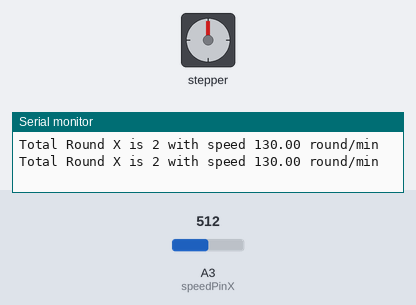
Simulated run of this sketch. Board: Arduino Uno, built with avr-gcc and run on an emulated ATmega328P. Parts: stepper motor, the last lines printed to the serial monitor. Wiring (inferred from the names in the program): stepper motor driver (200 steps per turn assumed): step pin 2; direction pin 5; enable pin 8. The test bench sets the inputs (shaded band); at power-on: A3 (speedPinX) = 512.

Above: at 3.7 s.
3.8 s: A3 (speedPinX) set to 122
At 6.02 s:
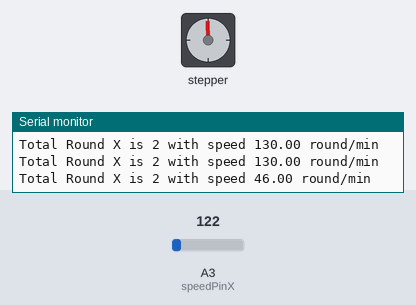
8.2 s: A3 (speedPinX) set to 86
At 10.95 s:
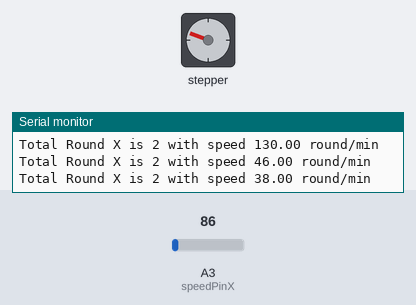
13.2 s: A3 (speedPinX) set to 76
At 13.36 s:
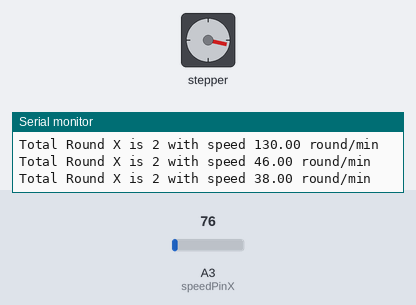
Timing chart, 0 to 25.9 s (numbered marks = the images above; inputs shaded):
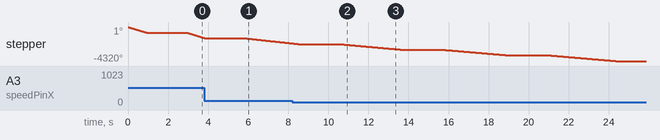

Measured:
- the behaviour switches between 80 and 79 on A3 (speedPinX) (found by bisection; images 2 and 3)

The sketch:

Stepper_speed_potentiometer.ino
```cpp
// Control stepper speed from an Arduino UNO.
int en = 8 ;
int dirPinX = 5 ;
int stepPinX = 2 ;

int speedPinX = A3;
long totalRoundX = 10;
long pulsePerRoundX = 200; // so xung/vong
float speedX = 60  ; // vong/phut

void setup()
{
  Serial.begin(9600);
  pinMode(en, OUTPUT); // Enable
  pinMode(stepPinX, OUTPUT); // Step
  pinMode(dirPinX, OUTPUT); // Dir
  pinMode(speedPinX, INPUT);

  digitalWrite(en, LOW); // Set Enable low
  digitalWrite(dirPinX, LOW);
}

void loop() {
  speedX = map(analogRead(speedPinX), 0, 1023, 20, 240); //vong/phut
  //  Serial.println(speedX);
  moveX(2, LOW, speedX);
  delay(2000);
}

void moveX(long totalRound, bool dir, float speed_) {
  long t_time = millis();
  long stepsCount = 0;
  float period =   1000000 / (speed_ / 60 * pulsePerRoundX); // time micro second
  long totalPulse = totalRound * pulsePerRoundX;

  Serial.print("Total Round X is ");
  Serial.print(totalRound);
  Serial.print(" with speed ");
  Serial.print(speed_);
  Serial.println(" round/min");

  digitalWrite(dirPinX, dir);
  while (stepsCount < totalPulse) {
    stepsCount++;
    digitalWrite(stepPinX, HIGH);
    delayMicroseconds(0.2 * period);
    digitalWrite(stepPinX, LOW);
    delayMicroseconds(0.8 * period);
  }
}
```
